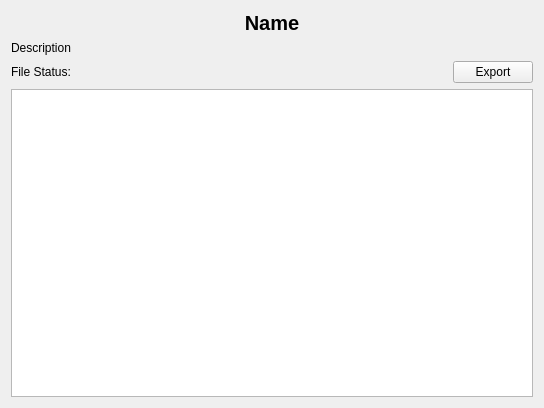
<?xml version="1.0" encoding="UTF-8"?>
<ui version="4.0">
 <class>EntryView</class>
 <widget class="QWidget" name="EntryView">
  <property name="geometry">
   <rect>
    <x>0</x>
    <y>0</y>
    <width>544</width>
    <height>408</height>
   </rect>
  </property>
  <property name="windowTitle">
   <string>Form</string>
  </property>
  <layout class="QGridLayout" name="gridLayout">
   <item row="2" column="1">
    <widget class="QLabel" name="lbl_fileStatus">
     <property name="sizePolicy">
      <sizepolicy hsizetype="Preferred" vsizetype="Preferred">
       <horstretch>1</horstretch>
       <verstretch>0</verstretch>
      </sizepolicy>
     </property>
     <property name="text">
      <string/>
     </property>
    </widget>
   </item>
   <item row="2" column="0">
    <widget class="QLabel" name="lbl_file">
     <property name="text">
      <string>File Status:</string>
     </property>
    </widget>
   </item>
   <item row="2" column="2">
    <widget class="QPushButton" name="btn_exportFile">
     <property name="text">
      <string>Export</string>
     </property>
    </widget>
   </item>
   <item row="3" column="0" colspan="3">
    <widget class="QTableView" name="tableView">
     <property name="editTriggers">
      <set>QAbstractItemView::NoEditTriggers</set>
     </property>
     <property name="selectionMode">
      <enum>QAbstractItemView::SingleSelection</enum>
     </property>
     <property name="selectionBehavior">
      <enum>QAbstractItemView::SelectRows</enum>
     </property>
     <property name="showGrid">
      <bool>false</bool>
     </property>
     <property name="cornerButtonEnabled">
      <bool>false</bool>
     </property>
     <attribute name="horizontalHeaderStretchLastSection">
      <bool>true</bool>
     </attribute>
     <attribute name="verticalHeaderVisible">
      <bool>false</bool>
     </attribute>
    </widget>
   </item>
   <item row="1" column="0" colspan="3">
    <widget class="QLabel" name="lbl_description">
     <property name="text">
      <string>Description</string>
     </property>
    </widget>
   </item>
   <item row="0" column="0" colspan="3">
    <widget class="QLabel" name="lbl_name">
     <property name="font">
      <font>
       <pointsize>15</pointsize>
       <weight>75</weight>
       <bold>true</bold>
      </font>
     </property>
     <property name="text">
      <string>Name</string>
     </property>
     <property name="alignment">
      <set>Qt::AlignCenter</set>
     </property>
    </widget>
   </item>
  </layout>
 </widget>
 <resources/>
 <connections/>
</ui>
